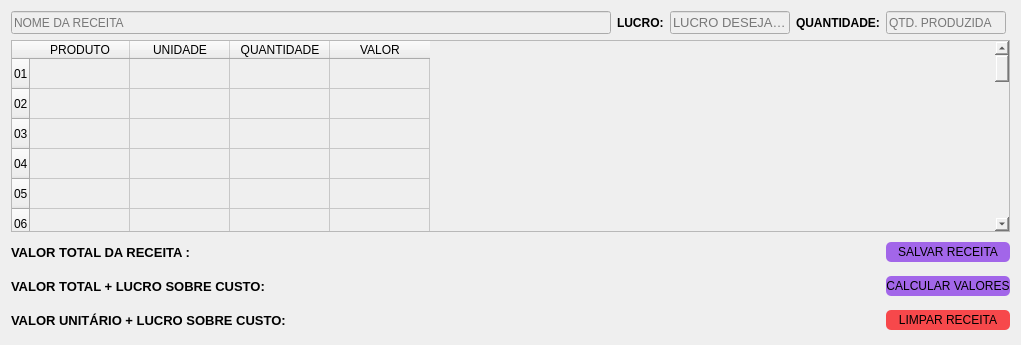
            <widget class="QWidget" name="pg_criar">
             <layout class="QGridLayout" name="gridLayout">
              <item row="2" column="0">
               <widget class="QLabel" name="label_valor_total">
                <property name="minimumSize">
                 <size>
                  <width>0</width>
                  <height>20</height>
                 </size>
                </property>
                <property name="maximumSize">
                 <size>
                  <width>300</width>
                  <height>20</height>
                 </size>
                </property>
                <property name="font">
                 <font>
                  <pointsize>10</pointsize>
                  <weight>75</weight>
                  <bold>true</bold>
                 </font>
                </property>
                <property name="text">
                 <string>VALOR TOTAL DA RECEITA :</string>
                </property>
               </widget>
              </item>
              <item row="0" column="4" alignment="Qt::AlignHCenter">
               <widget class="QLabel" name="label_7">
                <property name="font">
                 <font>
                  <weight>75</weight>
                  <bold>true</bold>
                 </font>
                </property>
                <property name="text">
                 <string>QUANTIDADE:</string>
                </property>
               </widget>
              </item>
              <item row="2" column="5">
               <widget class="QPushButton" name="btn_salvar_receita">
                <property name="minimumSize">
                 <size>
                  <width>120</width>
                  <height>20</height>
                 </size>
                </property>
                <property name="maximumSize">
                 <size>
                  <width>200</width>
                  <height>16777215</height>
                 </size>
                </property>
                <property name="cursor">
                 <cursorShape>PointingHandCursor</cursorShape>
                </property>
                <property name="styleSheet">
                 <string notr="true">QPushButton:hover{
	background-color: rgb(80, 80, 80);
	border-radius:5px;
	color:#ffffff
}

QPushButton{
	border-radius: 5px;
	background-color:  rgb(162, 102, 233);
}</string>
                </property>
                <property name="text">
                 <string>SALVAR RECEITA</string>
                </property>
               </widget>
              </item>
              <item row="1" column="0" colspan="6">
               <widget class="QTableWidget" name="tableWidget_criar">
                <property name="styleSheet">
                 <string notr="true">background-color: rgb(239, 239, 239);
color: #000000</string>
                </property>
                <row>
                 <property name="text">
                  <string>01</string>
                 </property>
                </row>
                <row>
                 <property name="text">
                  <string>02</string>
                 </property>
                </row>
                <row>
                 <property name="text">
                  <string>03</string>
                 </property>
                </row>
                <row>
                 <property name="text">
                  <string>04</string>
                 </property>
                </row>
                <row>
                 <property name="text">
                  <string>05</string>
                 </property>
                </row>
                <row>
                 <property name="text">
                  <string>06</string>
                 </property>
                </row>
                <row>
                 <property name="text">
                  <string>07</string>
                 </property>
                </row>
                <row>
                 <property name="text">
                  <string>08</string>
                 </property>
                </row>
                <row>
                 <property name="text">
                  <string>09</string>
                 </property>
                </row>
                <row>
                 <property name="text">
                  <string>10</string>
                 </property>
                </row>
                <row>
                 <property name="text">
                  <string>11</string>
                 </property>
                </row>
                <row>
                 <property name="text">
                  <string>12</string>
                 </property>
                </row>
                <row>
                 <property name="text">
                  <string>13</string>
                 </property>
                </row>
                <row>
                 <property name="text">
                  <string>14</string>
                 </property>
                </row>
                <row>
                 <property name="text">
                  <string>15</string>
                 </property>
                </row>
                <row>
                 <property name="text">
                  <string>16</string>
                 </property>
                </row>
                <row>
                 <property name="text">
                  <string>17</string>
                 </property>
                </row>
                <row>
                 <property name="text">
                  <string>18</string>
                 </property>
                </row>
                <row>
                 <property name="text">
                  <string>19</string>
                 </property>
                </row>
                <row>
                 <property name="text">
                  <string>20</string>
                 </property>
                </row>
                <row>
                 <property name="text">
                  <string>21</string>
                 </property>
                </row>
                <row>
                 <property name="text">
                  <string>22</string>
                 </property>
                </row>
                <row>
                 <property name="text">
                  <string>23</string>
                 </property>
                </row>
                <row>
                 <property name="text">
                  <string>24</string>
                 </property>
                </row>
                <row>
                 <property name="text">
                  <string>25</string>
                 </property>
                </row>
                <row>
                 <property name="text">
                  <string>26</string>
                 </property>
                </row>
                <row>
                 <property name="text">
                  <string>27</string>
                 </property>
                </row>
                <row>
                 <property name="text">
                  <string>28</string>
                 </property>
                </row>
                <row>
                 <property name="text">
                  <string>30</string>
                 </property>
                </row>
                <column>
                 <property name="text">
                  <string>PRODUTO</string>
                 </property>
                </column>
                <column>
                 <property name="text">
                  <string>UNIDADE</string>
                 </property>
                </column>
                <column>
                 <property name="text">
                  <string>QUANTIDADE</string>
                 </property>
                </column>
                <column>
                 <property name="text">
                  <string>VALOR</string>
                 </property>
                </column>
               </widget>
              </item>
              <item row="2" column="1">
               <widget class="QLabel" name="label_vt">
                <property name="text">
                 <string>&lt;html&gt;&lt;head/&gt;&lt;body&gt;&lt;p&gt;&lt;br/&gt;&lt;/p&gt;&lt;/body&gt;&lt;/html&gt;</string>
                </property>
               </widget>
              </item>
              <item row="3" column="0">
               <widget class="QLabel" name="label_valor_total_lucro">
                <property name="minimumSize">
                 <size>
                  <width>0</width>
                  <height>20</height>
                 </size>
                </property>
                <property name="maximumSize">
                 <size>
                  <width>300</width>
                  <height>20</height>
                 </size>
                </property>
                <property name="font">
                 <font>
                  <pointsize>10</pointsize>
                  <weight>75</weight>
                  <bold>true</bold>
                 </font>
                </property>
                <property name="text">
                 <string>VALOR TOTAL + LUCRO SOBRE CUSTO:</string>
                </property>
               </widget>
              </item>
              <item row="3" column="5">
               <widget class="QPushButton" name="btn_calcular">
                <property name="minimumSize">
                 <size>
                  <width>120</width>
                  <height>20</height>
                 </size>
                </property>
                <property name="maximumSize">
                 <size>
                  <width>200</width>
                  <height>16777215</height>
                 </size>
                </property>
                <property name="cursor">
                 <cursorShape>PointingHandCursor</cursorShape>
                </property>
                <property name="styleSheet">
                 <string notr="true">QPushButton:hover{
	background-color: rgb(80, 80, 80);
	border-radius:5px;
	color:#ffffff
}

QPushButton{
	border-radius: 5px;
	background-color:  rgb(162, 102, 233);
}</string>
                </property>
                <property name="text">
                 <string>CALCULAR VALORES</string>
                </property>
               </widget>
              </item>
              <item row="3" column="1">
               <widget class="QLabel" name="label_vtl">
                <property name="text">
                 <string>&lt;html&gt;&lt;head/&gt;&lt;body&gt;&lt;p&gt;&lt;br/&gt;&lt;/p&gt;&lt;/body&gt;&lt;/html&gt;</string>
                </property>
               </widget>
              </item>
              <item row="4" column="0">
               <widget class="QLabel" name="label_valor_unitario">
                <property name="minimumSize">
                 <size>
                  <width>0</width>
                  <height>0</height>
                 </size>
                </property>
                <property name="maximumSize">
                 <size>
                  <width>300</width>
                  <height>20</height>
                 </size>
                </property>
                <property name="font">
                 <font>
                  <pointsize>10</pointsize>
                  <weight>75</weight>
                  <bold>true</bold>
                 </font>
                </property>
                <property name="text">
                 <string>VALOR UNITÁRIO + LUCRO SOBRE CUSTO:</string>
                </property>
               </widget>
              </item>
              <item row="0" column="5">
               <widget class="QLineEdit" name="lineEdit_qtd">
                <property name="sizePolicy">
                 <sizepolicy hsizetype="Ignored" vsizetype="Ignored">
                  <horstretch>0</horstretch>
                  <verstretch>0</verstretch>
                 </sizepolicy>
                </property>
                <property name="minimumSize">
                 <size>
                  <width>0</width>
                  <height>20</height>
                 </size>
                </property>
                <property name="maximumSize">
                 <size>
                  <width>120</width>
                  <height>16777215</height>
                 </size>
                </property>
                <property name="sizeIncrement">
                 <size>
                  <width>0</width>
                  <height>0</height>
                 </size>
                </property>
                <property name="baseSize">
                 <size>
                  <width>0</width>
                  <height>0</height>
                 </size>
                </property>
                <property name="styleSheet">
                 <string notr="true">background-color: rgb(239, 239, 239);
color: #000000</string>
                </property>
                <property name="placeholderText">
                 <string>QTD. PRODUZIDA</string>
                </property>
               </widget>
              </item>
              <item row="0" column="0" colspan="2">
               <widget class="QLineEdit" name="lineEdit_nome">
                <property name="enabled">
                 <bool>true</bool>
                </property>
                <property name="sizePolicy">
                 <sizepolicy hsizetype="Fixed" vsizetype="Fixed">
                  <horstretch>0</horstretch>
                  <verstretch>0</verstretch>
                 </sizepolicy>
                </property>
                <property name="minimumSize">
                 <size>
                  <width>600</width>
                  <height>20</height>
                 </size>
                </property>
                <property name="maximumSize">
                 <size>
                  <width>16777215</width>
                  <height>16777213</height>
                 </size>
                </property>
                <property name="styleSheet">
                 <string notr="true">background-color: rgb(239, 239, 239);
color: #000000</string>
                </property>
                <property name="placeholderText">
                 <string>NOME DA RECEITA</string>
                </property>
               </widget>
              </item>
              <item row="0" column="3">
               <widget class="QLineEdit" name="lineEdit_lucro">
                <property name="minimumSize">
                 <size>
                  <width>120</width>
                  <height>20</height>
                 </size>
                </property>
                <property name="maximumSize">
                 <size>
                  <width>120</width>
                  <height>16777215</height>
                 </size>
                </property>
                <property name="font">
                 <font>
                  <pointsize>10</pointsize>
                 </font>
                </property>
                <property name="styleSheet">
                 <string notr="true">background-color: rgb(239, 239, 239);
color: #000000</string>
                </property>
                <property name="alignment">
                 <set>Qt::AlignLeading|Qt::AlignLeft|Qt::AlignVCenter</set>
                </property>
                <property name="placeholderText">
                 <string>LUCRO DESEJADO</string>
                </property>
               </widget>
              </item>
              <item row="4" column="1">
               <widget class="QLabel" name="label_vu">
                <property name="text">
                 <string>&lt;html&gt;&lt;head/&gt;&lt;body&gt;&lt;p&gt;&lt;br/&gt;&lt;/p&gt;&lt;/body&gt;&lt;/html&gt;</string>
                </property>
               </widget>
              </item>
              <item row="0" column="2" alignment="Qt::AlignHCenter">
               <widget class="QLabel" name="label_8">
                <property name="maximumSize">
                 <size>
                  <width>100</width>
                  <height>16777215</height>
                 </size>
                </property>
                <property name="font">
                 <font>
                  <weight>75</weight>
                  <bold>true</bold>
                 </font>
                </property>
                <property name="text">
                 <string>LUCRO:</string>
                </property>
               </widget>
              </item>
              <item row="4" column="5">
               <widget class="QPushButton" name="btn_limpar">
                <property name="minimumSize">
                 <size>
                  <width>120</width>
                  <height>20</height>
                 </size>
                </property>
                <property name="cursor">
                 <cursorShape>PointingHandCursor</cursorShape>
                </property>
                <property name="styleSheet">
                 <string notr="true">QPushButton:hover{
	background-color: rgb(80, 80, 80);
	border-radius:5px;
	color:#ffffff
}

QPushButton{
	border-radius: 5px;
	background-color:  rgb(247, 72, 75);
}

</string>
                </property>
                <property name="text">
                 <string>LIMPAR RECEITA</string>
                </property>
               </widget>
              </item>
              <item row="2" column="2" colspan="3">
               <widget class="QLabel" name="label_msg_salvo">
                <property name="text">
                 <string>&lt;html&gt;&lt;head/&gt;&lt;body&gt;&lt;p align=&quot;center&quot;&gt;&lt;br/&gt;&lt;/p&gt;&lt;/body&gt;&lt;/html&gt;</string>
                </property>
               </widget>
              </item>
             </layout>
            </widget>
